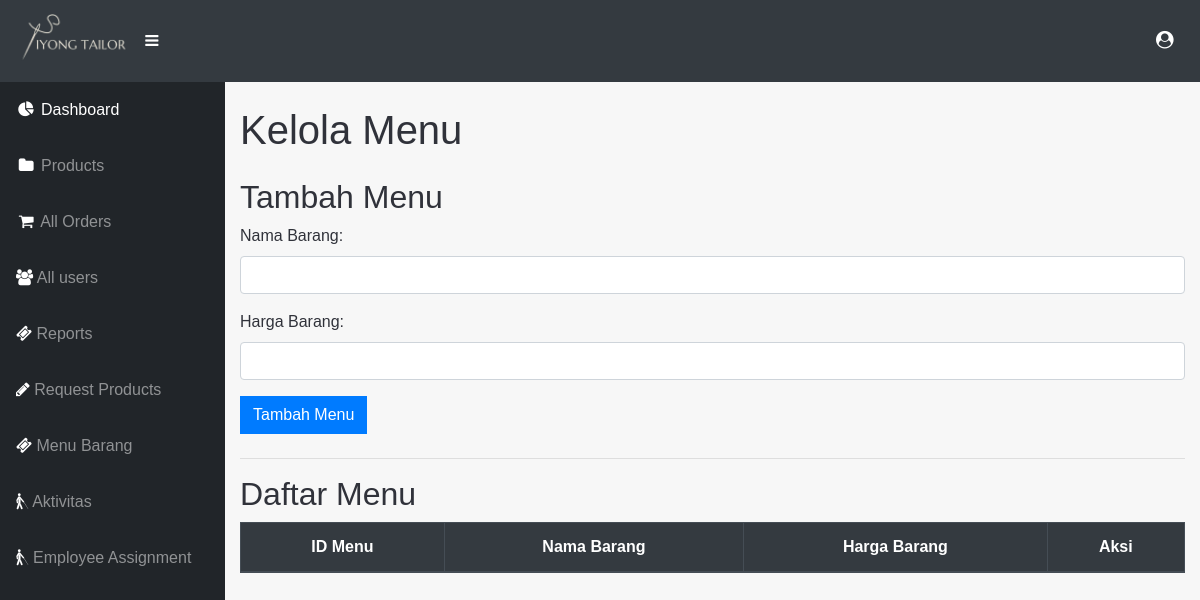
Page /admin/admin_menu.php (signed in) on the earlier database version.
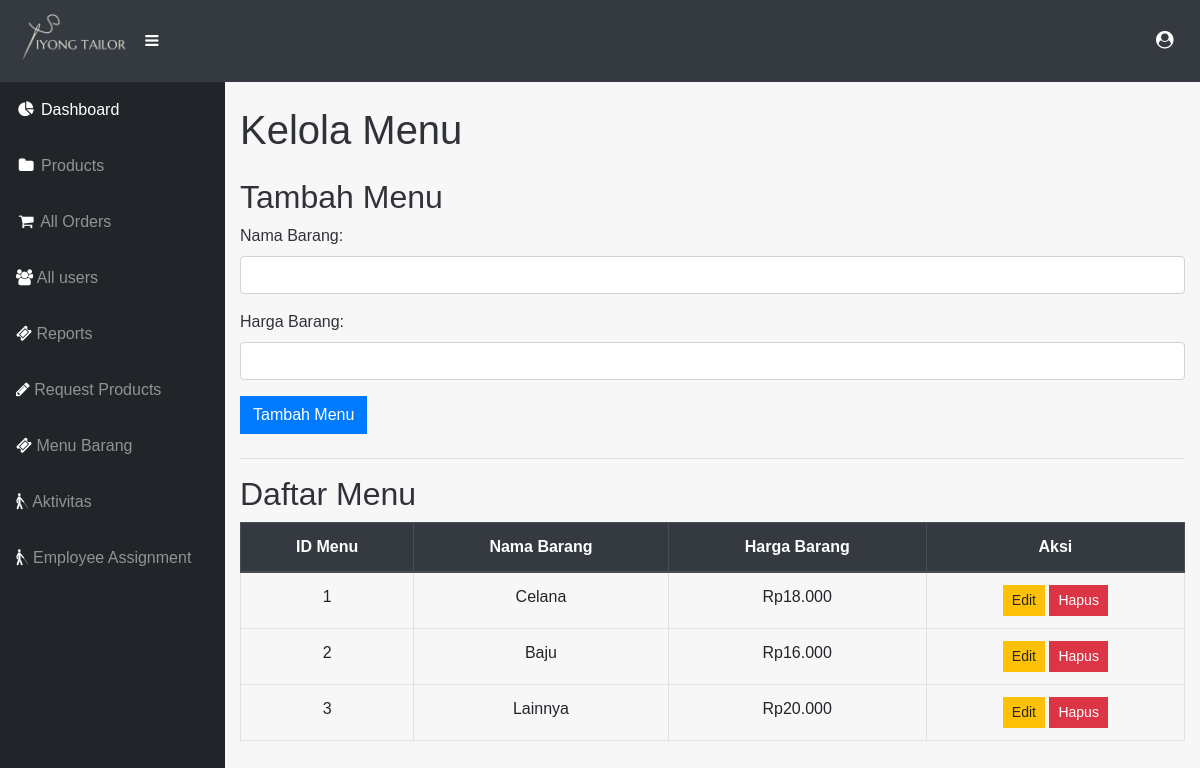
Same page on the later database version.
### tables this page shows
CREATE TABLE `menu` (
  `menu_id` int(11) NOT NULL,
  `nama_barang` varchar(100) DEFAULT NULL,
  `harga_barang` int(11) DEFAULT NULL
);

### admin/admin_menu.php (the view, shortened to what this page needs)
<?php
include './inc/db_connect.php';
include './inc/header.php';
include './inc/sidebar.php';
$user_id = $_SESSION['user_id'];
mysqli_query($conn, "SET @user_id = $user_id");
$menu_query = "SELECT * FROM menu ORDER BY menu_id ASC";
$result = mysqli_query($conn, $menu_query);
?>
<div class="container my-4">
    <h1 class="mb-4">Kelola Menu</h1>
    <h2>Tambah Menu</h2>
    <form action="" method="POST" class="mb-4">
        <div class="form-group">
            <label for="nama_barang">Nama Barang:</label>
            <input type="text" id="nama_barang" name="nama_barang" class="form-control" required>
        </div>
        <div class="form-group">
            <label for="harga_barang">Harga Barang:</label>
            <input type="number" id="harga_barang" name="harga_barang" class="form-control" required>
        </div>
        <button type="submit" name="add_menu" class="btn btn-primary">Tambah Menu</button>
    </form>
    <hr>
    <h2>Daftar Menu</h2>
    <table class="table table-bordered">
        <thead class="thead-dark">
            <tr>
                <th>ID Menu</th>
                <th>Nama Barang</th>
                <th>Harga Barang</th>
                <th>Aksi</th>
            </tr>
        </thead>
        <tbody>
            <?php while ($row = mysqli_fetch_assoc($result)) { ?>
                <tr>
                    <td><?php echo $row['menu_id']; ?></td>
                    <td><?php echo $row['nama_barang']; ?></td>
                    <td>Rp<?php echo number_format($row['harga_barang'], 0, ',', '.'); ?></td>
                    <td>
                        <a href="?edit=<?php echo $row['menu_id']; ?>" class="btn btn-warning btn-sm">Edit</a>
                        <a href="?delete=<?php echo $row['menu_id']; ?>" class="btn btn-danger btn-sm" onclick="return confirm('Hapus menu ini?');">Hapus</a>
                    </td>
                </tr>
            <?php } ?>
        </tbody>
    </table>
</div>

Differences in the rows shown:
added menu: menu_id "1", nama_barang "Celana", harga_barang "18.000"
added menu: menu_id "2", nama_barang "Baju", harga_barang "16.000"
added menu: menu_id "3", nama_barang "Lainnya", harga_barang "20.000"
